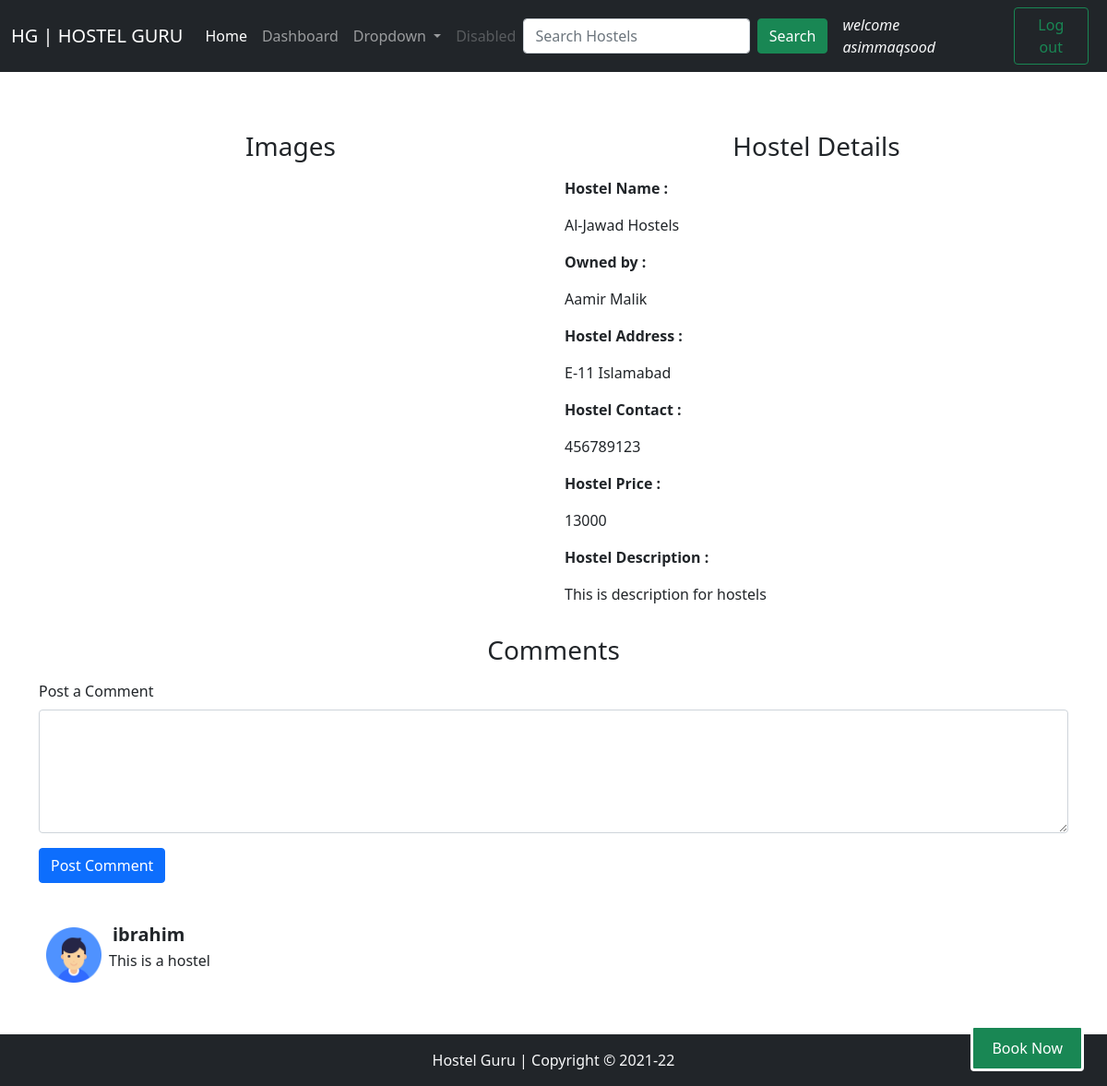
Page /_viewhostel.php?hostelid=6 (signed in) on the committed database.
### tables this page shows
CREATE TABLE `hostels` (
  `hostel_id` int(8) NOT NULL,
  `hostel_name` varchar(300) NOT NULL,
  `hostel_owner` varchar(250) NOT NULL,
  `hostel_address` varchar(500) NOT NULL,
  `hostel_phone` varchar(15) NOT NULL,
  `category` varchar(50) NOT NULL,
  `price` int(10) NOT NULL,
  `hostel_city` varchar(100) NOT NULL,
  `time` datetime NOT NULL DEFAULT current_timestamp(),
  `description` text NOT NULL
);

CREATE TABLE `comments` (
  `comment_id` int(10) NOT NULL,
  `coment_content` text NOT NULL,
  `hostel_id` int(10) NOT NULL,
  `comment_by` varchar(150) NOT NULL,
  `comment_time` datetime NOT NULL DEFAULT current_timestamp()
);

CREATE TABLE `students` (
  `std_id` int(7) NOT NULL,
  `first_name` varchar(300) NOT NULL,
  `last_name` varchar(300) NOT NULL,
  `gender` varchar(50) NOT NULL,
  `username` varchar(100) NOT NULL,
  `password` varchar(300) NOT NULL,
  `accound_type` varchar(100) NOT NULL,
  `email` varchar(100) NOT NULL,
  `phone` varchar(20) NOT NULL,
  `created` datetime NOT NULL DEFAULT current_timestamp()
);

### _viewhostel.php (the view, shortened to what this page needs)
<?php
include '_connect_to_database.php';
?>
<!doctype html>
<html lang="en">
<head>
    <link href="https://cdn.jsdelivr.net/npm/bootstrap@5.0.0-beta3/dist/css/bootstrap.min.css" rel="stylesheet">
</head>
<body>
    <?php
    include '_navbar.php';
    ?>
    <?php
    $id = $_GET['hostelid'];
    echo '
                    <div class="container my-5">
                        <div class="row my-4">
                            <div class="col-sm">
                                <h3 class="text-center my-3">Images</h3>
                                <img src="https://source.unsplash.com/500x500/?hostel" class="img-fluid" alt="">
                            </div>
                            <div class="col-sm ">
                                <h3 class="text-center my-3">Hostel Details</h3>
                                ';
    $sql = "SELECT * FROM `hostels` WHERE `hostel_id` = '$id'";
    $result = mysqli_query($con, $sql);
    while ($row = mysqli_fetch_assoc($result)) {
        $hostelname = $row['hostel_name'];
        $hostelowner = $row['hostel_owner'];
        $hosteldesc = $row['description'];
        $hostelprice = $row['price'];
        $hosteladdress = $row['hostel_address'];
        $hostelphone = $row['hostel_phone'];
        echo '
                    <p > <b>Hostel Name : </b> </p>
                     <p >  ' . $hostelname . '</p>
                    <p > <b>Owned by : </b> </p>
                     <p >  ' . $hostelowner . '</p>
                    <p > <b>Hostel Address : </b> </p>
                     <p >  ' . $hosteladdress . '</p>
                    <p > <b>Hostel Contact : </b> </p>
                     <p >  ' . $hostelphone . '</p>
                    <p > <b>Hostel Price : </b> </p>
                     <p >  ' . $hostelprice . '</p>
                    <p > <b>Hostel Description : </b> </p>
                     <p >  ' . $hosteldesc . '</p>
                    </div>
                    <h3 class="text-center my-3">Comments</h3>
                    ';
    }
    if (isset($_SESSION['loggedin']) && $_SESSION['loggedin'] == true) {
        echo '
                            <div class="col-sm">
                                <form action="' . $_SERVER['REQUEST_URI'] . '" method="POST">
                                    <label for="" class="form-label">Post a Comment</label>
                                    <textarea name="comment" class="form-control" id="" cols="30" rows="5"></textarea>
                                    <input type="hidden" class="form-control" value="' . $_SESSION["stdid"] . '"  id="title" name="stdid" aria-describedby="emailHelp">
                                    <button type="submit" class="btn btn-primary my-3">Post Comment</button>
                                </form>
                                </div>
                                </div>
                ';
    } else {
        echo '
  <h2 class="my-3 text-center">You are not logged in yet. Please login to write a comment</h2>
  </div>
  </div>
   ';
    }
    $sql = "SELECT * FROM `comments` WHERE `hostel_id` = $id";
    $results = mysqli_query($con, $sql);
    while ($row = mysqli_fetch_assoc($results)) {
        $content = $row['coment_content'];
        $commentby = $row['comment_by'];
        $sql2 = "SELECT * FROM `students` WHERE std_id = '$commentby'";
        $result2 = mysqli_query($con, $sql2);
        $row2 = mysqli_fetch_assoc($result2);
        echo '
                    <div class="media my-3 " style="display: flex;">
                        <img src="defaultuser.png" width="60px" height="60px" class="m-2 " alt="...">
                        <div class="media-body">
                            <h5 class="m-1"><b>' . $row2['username'] . '</b></h5>
                            <p class="pl-2">
                                ' . $content . '
                            </p>
                        </div>
                    </div>
                </div>
    ';
    }
    ?>
<?php
echo '<div id="mybutton">
<button class="feedback"><a class="booknow" href="_bookhostel.php?hostelid='.$id.'">Book Now</a> </button>
</div>
';
?>
    <?php
    include '_footer.php';
    ?>
</body>
</html>

### _viewhostel.php (style rules this page uses)
.booknow { text-decoration: none; color: white; }
.feedback { background-color : #198754; color: white; padding: 10px 20px; border-radius: 4px; border:3px solid; animation-name: btn; animation-duration: 2s; animation-iteration-count: infinite; }
#mybutton { position: fixed; bottom: 16px; right: 25px; transition: 3s; }

### rows in the picture
hostels: hostel_name "Al-Jawad Hostels", hostel_owner "Aamir Malik", hostel_address "E-11 Islamabad", hostel_phone "456789123", price "13000", description "This is description for hostels"
comments: students.username "ibrahim", coment_content "This is a hostel"

### other values in the picture
$_SESSION['username'] "asimmaqsood"
